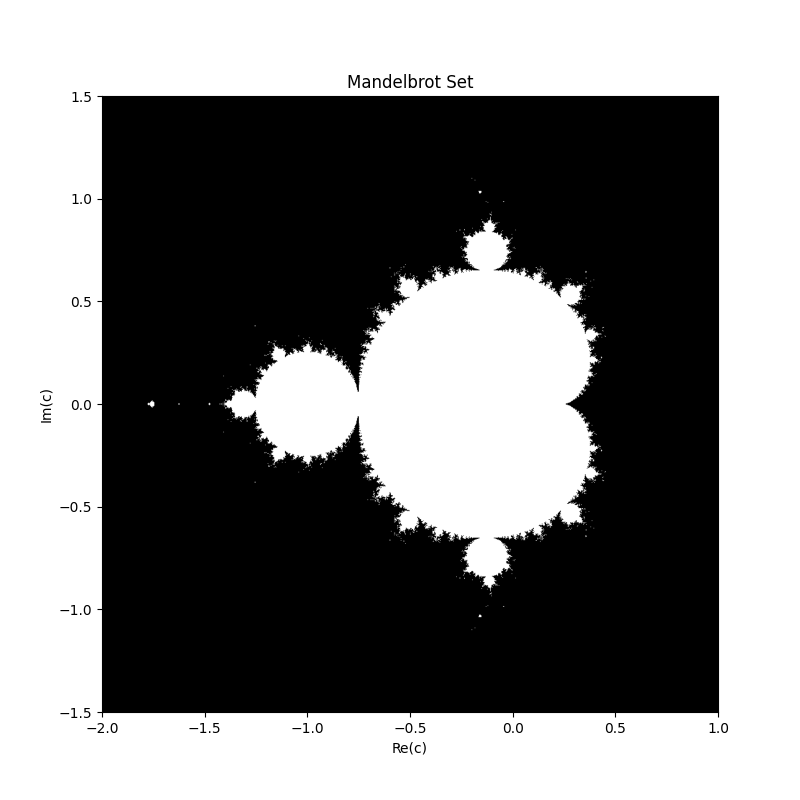

This chart was generated by the following Python code:
# %%
import numpy as np
import matplotlib.pyplot as plt

def compute_mandelbrot(real_min, real_max, imag_min, imag_max, width, height, max_iter, threshold):

    # Create the grid of complex numbers, use j to specify the number of points
    x, y = np.mgrid[real_min:real_max:width*1j, imag_min:imag_max:height*1j]
    c = x + 1j*y
    # Initializes z to zero 
    z = np.zeros_like(c)
    
    # Create a boolean mask for the set, assumes all points are in.
    mandelbrot_set = np.ones(c.shape, dtype=bool)
    
    for i in range(max_iter):
        # Applys z_n+1 = z_n^2 + c, we only update points that haven't diverged
        mask = mandelbrot_set
        z[mask] = z[mask]**2 + c[mask]
        
        # Check which points diverged
        # use abs() to calculate the magnitude 
        diverged = np.abs(z) > threshold
        
        # Remove diverged points from the set
        mandelbrot_set[diverged] = False
            
    return mandelbrot_set


if __name__ == "__main__":
    
    #Parameters
    REAL_RANGE = [-2, 1]     
    IMAG_RANGE = [-1.5, 1.5]  
    MAX_ITER = 50 
    ESCAPE_THRESHOLD = 2 
    WIDTH, HEIGHT = 1000, 1000

    fractal_mask = compute_mandelbrot(
        REAL_RANGE[0], REAL_RANGE[1],
        IMAG_RANGE[0], IMAG_RANGE[1],
        WIDTH, HEIGHT,
        MAX_ITER, ESCAPE_THRESHOLD
    )
    
    
    # Plot the fractal
    plt.figure(figsize=(8, 8))
    plt.imshow(
        fractal_mask.T, 
        extent=[REAL_RANGE[0], REAL_RANGE[1], IMAG_RANGE[0], IMAG_RANGE[1]],
        origin="lower"
    )
    # Save the file and show the plot    
    plt.title("Mandelbrot Set")
    plt.xlabel("Re(c)")
    plt.ylabel("Im(c)")
    plt.gray ()
    plt.savefig("mandelbrot.png")
    plt.show()

# %%



